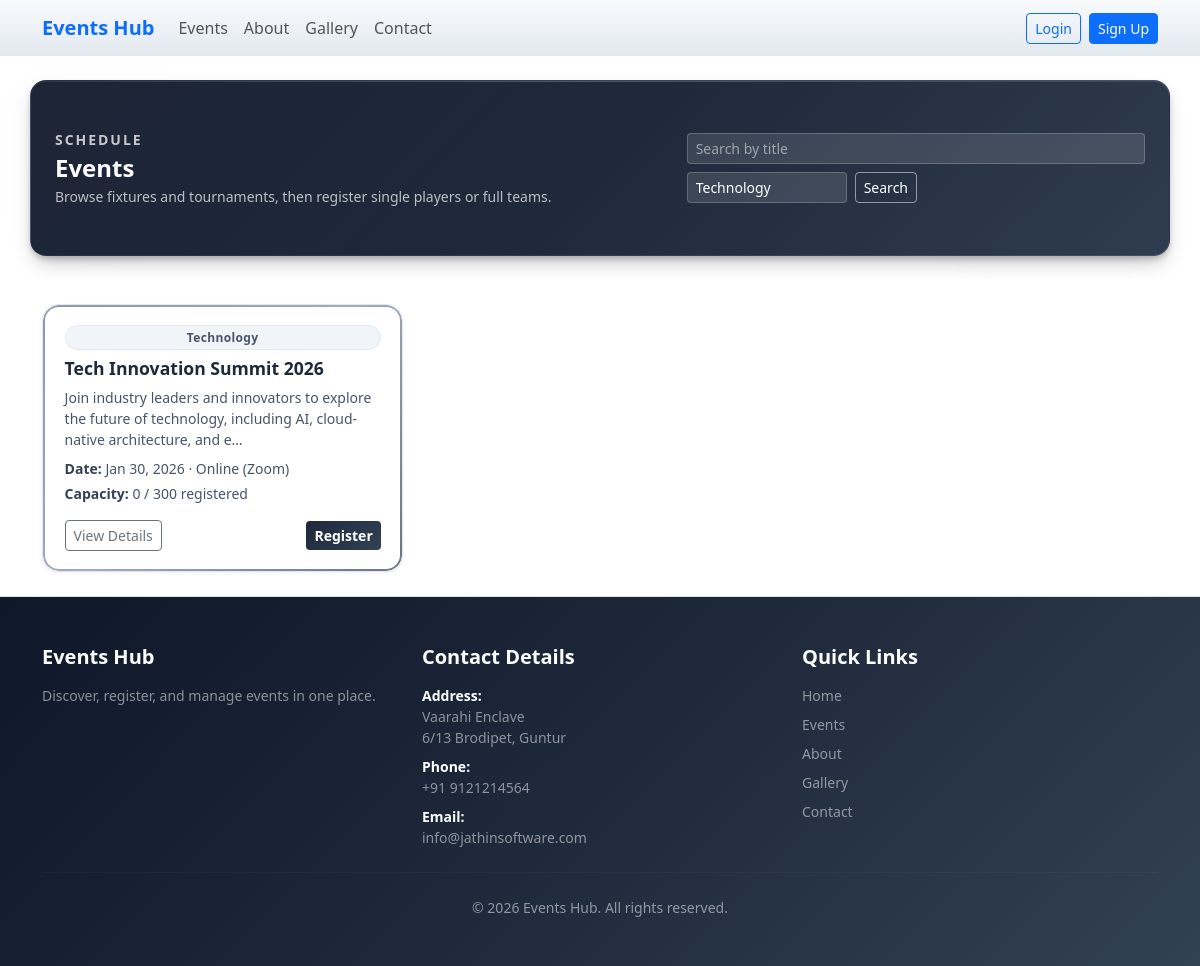
The app's page /user/events.php?category=Technology with its own data.
### tables this page shows
CREATE TABLE events (
    id INT UNSIGNED AUTO_INCREMENT PRIMARY KEY,
    title VARCHAR(255) NOT NULL,
    category VARCHAR(64) NOT NULL,
    event_date DATETIME NOT NULL,
    location VARCHAR(255) NOT NULL,
    max_participants INT UNSIGNED NOT NULL,
     
    max_team_size INT UNSIGNED NOT NULL DEFAULT 1,
     
    image_path VARCHAR(255) DEFAULT NULL,
    description TEXT NOT NULL,
    created_at DATETIME NOT NULL DEFAULT CURRENT_TIMESTAMP,
    INDEX idx_event_date (event_date),
    INDEX idx_category (category)
);

### includes/auth.php (called while the page is built, shortened)
<?php
$cfg = EVENTHUB_CONFIG;
$BASE_PATH = '';
if (is_array($cfg) && array_key_exists('base_path', $cfg) && $cfg['base_path'] !== null && $cfg['base_path'] !== 'auto') {
    $BASE_PATH = (string) $cfg['base_path'];
} else {
    $docRoot = isset($_SERVER['DOCUMENT_ROOT']) ? realpath((string) $_SERVER['DOCUMENT_ROOT']) : false;
    $appRoot = realpath(__DIR__ . '/..');
    if ($docRoot && $appRoot) {
        $docRootNorm = rtrim(str_replace('\\', '/', $docRoot), '/');
        $appRootNorm = rtrim(str_replace('\\', '/', $appRoot), '/');
        $docLower = strtolower($docRootNorm);
        $appLower = strtolower($appRootNorm);
        if ($docLower !== '' && str_starts_with($appLower, $docLower)) {
            $rel = substr($appRootNorm, strlen($docRootNorm));
            $rel = '/' . ltrim($rel, '/');
            $parts = array_values(array_filter(explode('/', $rel), static fn ($p) => $p !== ''));
            $parts = array_map('rawurlencode', $parts);
            $BASE_PATH = $parts ? ('/' . implode('/', $parts)) : '';
        }
    }
}
function base_url(string $path = ''): string {
    global $BASE_PATH;
    return rtrim($BASE_PATH, '/') . '/' . ltrim($path, '/');
}

### user/events.php (the view, shortened to what this page needs)
<?php
require_once __DIR__ . '/../includes/auth.php';
$search = isset($_GET['q']) ? trim((string) $_GET['q']) : '';
$category = isset($_GET['category']) ? trim((string) $_GET['category']) : '';
$sql = "
    SELECT e.id, e.title, e.category, e.description, e.event_date, e.location, e.max_participants, e.image_path,
           (SELECT COUNT(*) FROM participants p
            JOIN registrations r ON r.id = p.registration_id
            WHERE r.event_id = e.id) AS registered
    FROM events e
    WHERE 1=1
";
$params = [];
if ($category !== '') {
    $sql .= " AND e.category LIKE ?";
    $params[] = '%' . $category . '%';
}
$sql .= " ORDER BY e.event_date ASC";
$stmt = $pdo->prepare($sql);
$stmt->execute($params);
$events = $stmt->fetchAll(PDO::FETCH_ASSOC);
?>
<!DOCTYPE html>
<html lang="en">
<head>
    <link href="https://cdn.jsdelivr.net/npm/bootstrap@5.3.3/dist/css/bootstrap.min.css" rel="stylesheet">
    <link rel="stylesheet" href="<?= htmlspecialchars(base_url('assets/css/style.css')) ?>">
    <link href="https://unpkg.com/aos@2.3.1/dist/aos.css" rel="stylesheet">
</head>
<body class="d-flex flex-column min-vh-100 page-bg-white">
<?php include __DIR__ . '/../includes/navbar.php'; ?>
<main class="flex-grow-1">
    <section class="sd-hero sd-hero-page">
        <div class="sd-hero-bg" aria-hidden="true">
            <div class="sd-orb sd-orb-1"></div>
            <div class="sd-orb sd-orb-2"></div>
            <div class="sd-orb sd-orb-3"></div>
            <div class="sd-grid"></div>
        </div>
        <div class="container position-relative py-5">
            <div class="d-flex flex-column flex-md-row justify-content-between align-items-start align-items-md-center gap-3">
                <div>
                    <p class="sd-page-kicker text-uppercase small mb-1 animate-bounce-in-left anim-delay-1" data-reveal>Schedule</p>
                    <h1 class="sd-title h4 fw-bold mb-1 animate-bounce-in-up anim-delay-2" data-reveal>Events</h1>
                    <p class="sd-subtitle text-white-50 small mb-0 animate-fade-in-up anim-delay-3" data-reveal>Browse fixtures and tournaments, then register single players or full teams.</p>
                </div>
                <form class="d-flex flex-wrap gap-2 align-items-center animate-bounce-in-right anim-delay-3" method="get" action="<?= htmlspecialchars(base_url('user/events.php')) ?>" data-reveal>
                    <input type="search" name="q" class="form-control form-control-sm" placeholder="Search by title" value="<?= htmlspecialchars($search) ?>">
                    <input type="text" name="category" class="form-control form-control-sm" placeholder="Filter by category" value="<?= htmlspecialchars($category) ?>" style="max-width: 160px;">
                    <button type="submit" class="btn btn-outline-light btn-sm">Search</button>
                </form>
            </div>
        </div>
    </section>
    <section class="py-4 eh-events-section">
    <div class="container">
        <div class="row g-3">
            <?php
            $loop_index = 0;
            foreach ($events as $ev):
                $loop_index++;
                $reg = (int) $ev['registered'];
                $max = (int) $ev['max_participants'];
                $full = $reg >= $max;
                $badge = 'eh-card-badge';
            ?>
            <div class="col-md-4" data-aos="fade-up" data-aos-delay="<?= $loop_index * 100 ?>" data-bounce="up">
                <div class="card h-100 eh-event-card tilt-card hover-bounce" data-tilt>
                    <div class="card-body d-flex flex-column">
                        <span class="badge <?= $badge ?> mb-2"><?= htmlspecialchars($ev['category']) ?></span>
                        <h5 class="card-title fw-semibold"><?= htmlspecialchars($ev['title']) ?></h5>
                        <p class="card-text text-muted small mb-2"><?= htmlspecialchars(strlen($ev['description']) > 120 ? substr($ev['description'], 0, 120) . '…' : $ev['description']) ?></p>
                        <p class="small text-muted mb-1"><strong>Date:</strong> <?= date('M j, Y', strtotime($ev['event_date'])) ?> · <?= htmlspecialchars($ev['location']) ?></p>
                        <p class="small text-muted mb-3"><strong>Capacity:</strong> <?= $reg ?> / <?= $max ?> registered</p>
                        <div class="mt-auto d-flex justify-content-between align-items-center">
                            <a href="<?= htmlspecialchars(base_url('user/event_detail.php?id=' . $ev['id'])) ?>" class="btn btn-outline-secondary btn-sm">View Details</a>
                            <?php if ($full): ?>
                                <span class="btn btn-outline-secondary btn-sm disabled">Full</span>
                            <?php else: ?>
                                <a href="<?= htmlspecialchars(base_url('user/event_detail.php?id=' . $ev['id'] . '#register')) ?>" class="btn btn-primary btn-sm">Register</a>
                            <?php endif; ?>
                        </div>
                    </div>
                </div>
            </div>
            <?php endforeach; ?>
        </div>
    </div>
    </section>
</main>
<?php include __DIR__ . '/../includes/footer.php'; ?>
</body>
</html>

### records on screen
events: category "Technology", title "Tech Innovation Summit 2026", description "Join industry leaders and innovators to explore the future of technology, including AI, cloud-native architecture, and e…", event_date "Jan 30, 2026", location "Online (Zoom)", reg "0", max_participants "300"
